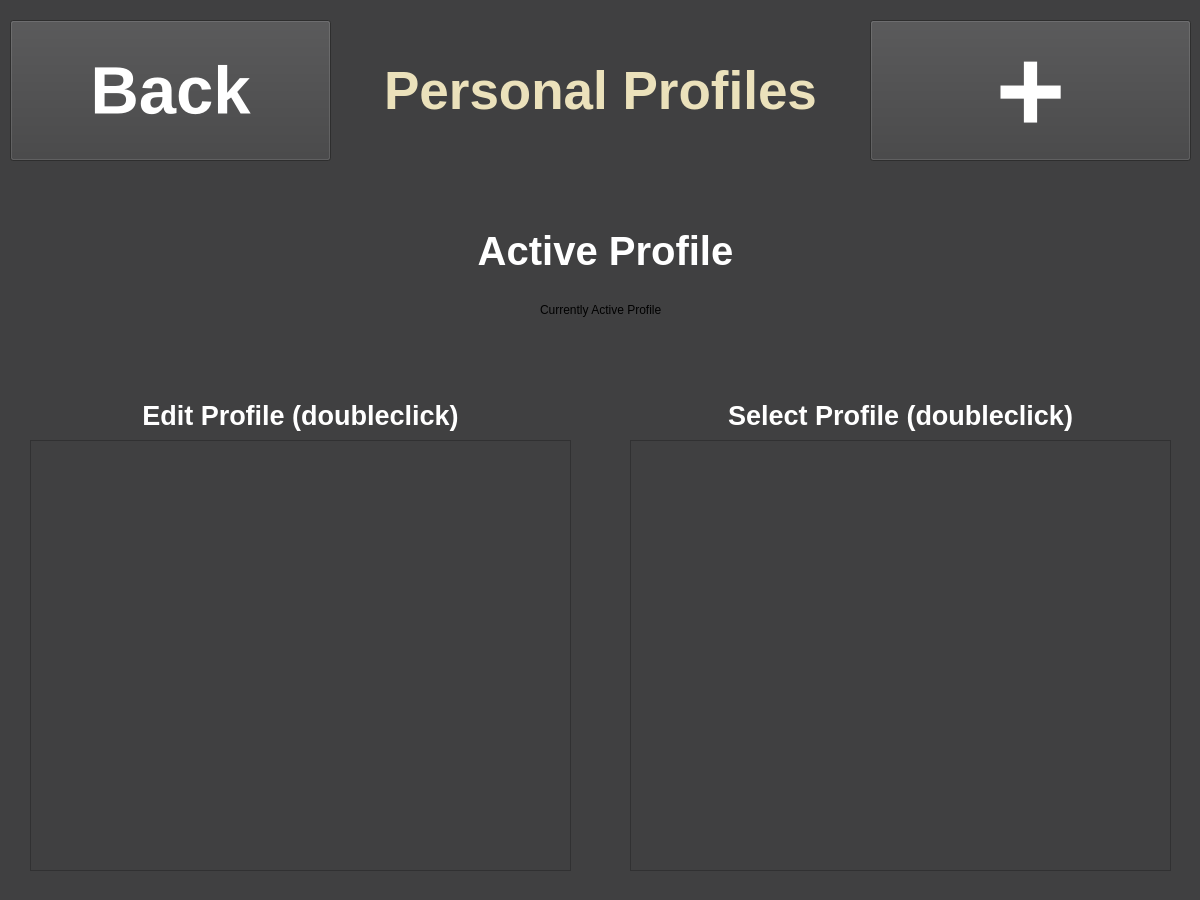
<?xml version="1.0" encoding="UTF-8"?>
<ui version="4.0">
 <class>PersonalProfiles1</class>
 <widget class="QWidget" name="PersonalProfiles1">
  <property name="geometry">
   <rect>
    <x>0</x>
    <y>0</y>
    <width>1200</width>
    <height>900</height>
   </rect>
  </property>
  <property name="windowTitle">
   <string>Form</string>
  </property>
  <property name="styleSheet">
   <string notr="true">background-color: rgb(64,64,65)</string>
  </property>
  <widget class="QLabel" name="label">
   <property name="geometry">
    <rect>
     <x>340</x>
     <y>50</y>
     <width>521</width>
     <height>81</height>
    </rect>
   </property>
   <property name="font">
    <font>
     <pointsize>40</pointsize>
     <bold>true</bold>
    </font>
   </property>
   <property name="styleSheet">
    <string notr="true">color: rgb(235,225,187)</string>
   </property>
   <property name="text">
    <string>Personal Profiles</string>
   </property>
   <property name="alignment">
    <set>Qt::AlignmentFlag::AlignCenter</set>
   </property>
  </widget>
  <widget class="QPushButton" name="backButton">
   <property name="geometry">
    <rect>
     <x>10</x>
     <y>20</y>
     <width>321</width>
     <height>141</height>
    </rect>
   </property>
   <property name="font">
    <font>
     <pointsize>50</pointsize>
     <bold>true</bold>
    </font>
   </property>
   <property name="styleSheet">
    <string notr="true">color: rgb(255,255,255)</string>
   </property>
   <property name="text">
    <string>Back</string>
   </property>
  </widget>
  <widget class="QPushButton" name="newButton">
   <property name="geometry">
    <rect>
     <x>870</x>
     <y>20</y>
     <width>321</width>
     <height>141</height>
    </rect>
   </property>
   <property name="font">
    <font>
     <pointsize>90</pointsize>
     <bold>true</bold>
    </font>
   </property>
   <property name="styleSheet">
    <string notr="true">color: rgb(255,255,255)</string>
   </property>
   <property name="text">
    <string>+</string>
   </property>
  </widget>
  <widget class="QListWidget" name="editList">
   <property name="geometry">
    <rect>
     <x>30</x>
     <y>440</y>
     <width>541</width>
     <height>431</height>
    </rect>
   </property>
  </widget>
  <widget class="QLabel" name="activeProfile">
   <property name="geometry">
    <rect>
     <x>310</x>
     <y>210</y>
     <width>591</width>
     <height>81</height>
    </rect>
   </property>
   <property name="font">
    <font>
     <pointsize>30</pointsize>
     <bold>true</bold>
     <kerning>true</kerning>
    </font>
   </property>
   <property name="styleSheet">
    <string notr="true">color: rgb(255,255,255)</string>
   </property>
   <property name="text">
    <string>Active Profile</string>
   </property>
   <property name="alignment">
    <set>Qt::AlignmentFlag::AlignCenter</set>
   </property>
  </widget>
  <widget class="QLabel" name="label_2">
   <property name="geometry">
    <rect>
     <x>30</x>
     <y>400</y>
     <width>541</width>
     <height>31</height>
    </rect>
   </property>
   <property name="font">
    <font>
     <pointsize>20</pointsize>
     <bold>true</bold>
     <kerning>true</kerning>
    </font>
   </property>
   <property name="styleSheet">
    <string notr="true">color: rgb(255,255,255)</string>
   </property>
   <property name="text">
    <string>Edit Profile (doubleclick)</string>
   </property>
   <property name="alignment">
    <set>Qt::AlignmentFlag::AlignCenter</set>
   </property>
  </widget>
  <widget class="QListWidget" name="selectList">
   <property name="geometry">
    <rect>
     <x>630</x>
     <y>440</y>
     <width>541</width>
     <height>431</height>
    </rect>
   </property>
  </widget>
  <widget class="QLabel" name="label_3">
   <property name="geometry">
    <rect>
     <x>630</x>
     <y>400</y>
     <width>541</width>
     <height>31</height>
    </rect>
   </property>
   <property name="font">
    <font>
     <pointsize>20</pointsize>
     <bold>true</bold>
     <kerning>true</kerning>
    </font>
   </property>
   <property name="styleSheet">
    <string notr="true">color: rgb(255,255,255)</string>
   </property>
   <property name="text">
    <string>Select Profile (doubleclick)</string>
   </property>
   <property name="alignment">
    <set>Qt::AlignmentFlag::AlignCenter</set>
   </property>
  </widget>
  <widget class="QLabel" name="label_4">
   <property name="geometry">
    <rect>
     <x>540</x>
     <y>300</y>
     <width>131</width>
     <height>20</height>
    </rect>
   </property>
   <property name="text">
    <string>Currently Active Profile</string>
   </property>
  </widget>
 </widget>
 <resources/>
 <connections/>
</ui>
